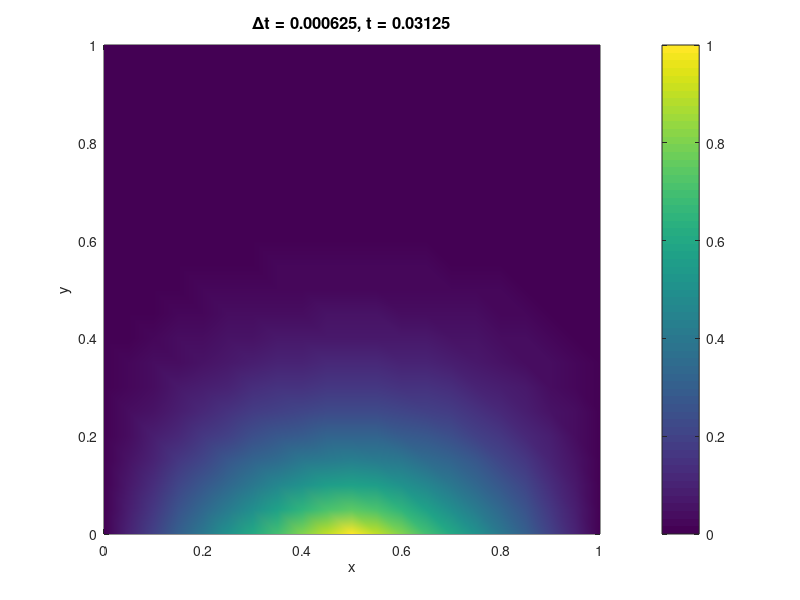

MATLAB code for this plot:
% 2D Heat Equation
clear; close all; clc

% Parameters
alpha = 1;
L  = 1;
dx = 0.05;
dy = dx;
n  = L/dx+1;    
x  = 0:dx:L;
y  = x;
dt = 6.25e-4;
t  = dt*50;
nt = t/dt;

% Tolerance for Steady State
% TOL = 1e-6; 

% Initial Conditions
T = zeros(n);
T0 = zeros(1,n);
for i=1:n
    if x(i)<=0.5
        T0(i)=2*x(i);
    else
        T0(i)=2-2*x(i);
    end
end
T(1,1:n) = T0; % bottom
T(n,1:n) = 0;  % top
T(1:n,1) = 0;  % left
T(1:n,n) = 0;  % right

% Iterations for Steady State
% error = 1; 
% k = 0;

% while error > TOL
%   k = k+1;
for k = 1:nt 
    T_old = T;
    % Boundary Conditions are constant so skip indices 1 and n in the loop
    for i = 2:n-1
        for j = 2:n-1
            T(i,j) = alpha*dt*((T_old(i+1,j)-2*T_old(i,j)+T_old(i-1,j))/dx^2 ...
                + (T_old(i,j+1)-2*T_old(i,j)+T_old(i,j-1))/dy^2) ...
                + T_old(i,j);
        end
    end
%   error = max(max(abs(T_old-T)));
%   convergence(k,:)=error;
end

% Plots
figure(1)
pcolor(x,y,T),shading interp
title(['\Deltat = ',num2str(dt),', ','t = ',num2str(t)],'FontSize',12')
xlabel('x'),ylabel('y'),colorbar

% figure()
% plot(convergence)
% title('Convergence')
% xlabel('Iteration'),ylabel('Error'),xlim([0 100])
%
% figure()
% pcolor(x,y,T),shading interp
% title('Temperature (Steady State)')
% xlabel('x'),ylabel('y'),colorbar
% 
% figure()
% surf(x,y,T)
% title('Temperature (Steady State)')
% xlabel('x'),ylabel('y'),zlabel('T'),colorbar,view(3)